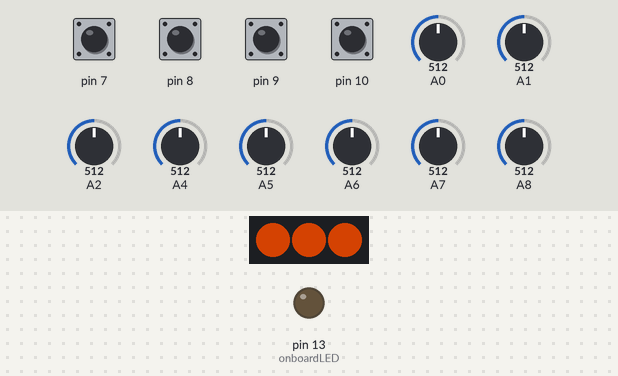
Recording of a sketch running on a simulated Teensy 4. Parts: 3 RGB LEDs in strip order, left to right, output pins drawn as LEDs (lit = HIGH). The test bench sets the inputs (shaded band); at power-on: pin 7–10 HIGH, A0 = 512, A1 = 512, A2 = 512, A4 = 512, A5 = 512, A6 = 512, A7 = 512, A8 = 512. Dim RGB values are drawn brighter than linear; what the sketch prints to the serial monitor is not drawn.

Above: at 1.2 s.
1.3 s: A0 set to 716
2.9 s: pin 7 pulled LOW for 0.15 s
Timing chart, 0 to 5.9 s (numbered marks = the images above; inputs shaded):
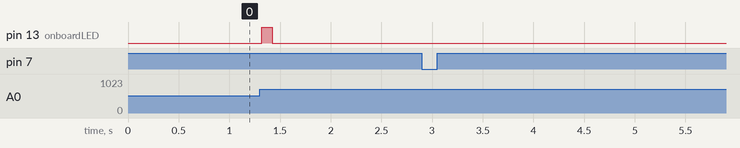

The sketch:

DK-Lockbox-v1.0.ino
```cpp
#include <KnobDK.h>
#include <UtilityDK.h>
#include <Bounce.h>
#include <Adafruit_NeoPixel.h>
#ifdef __AVR__
  #include <avr/power.h>
#endif

#define midiChannel 1

#define DEBUG
#define onboardLED 13

// Controller knobs (analogPin, midiCC, midiCCShifted, analogMin, analogMax)
// Note: reversed due to joysticks usually being upside down - WIRE knobs backwards!
KnobDK knob[8] = {
  KnobDK(A0, 14, 30, 1023, 0),
  KnobDK(A1, 15, 31, 1023, 0),
  KnobDK(A2, 16, 32, 1023, 0),
  KnobDK(A4, 17, 33, 1023, 0),
  KnobDK(A5, 18, 34, 1023, 0),
  KnobDK(A6, 19, 35, 1023, 0),
  KnobDK(A7, 20, 36, 1023, 0),
  KnobDK(A8, 21, 37, 1023, 0),
};


// Create debounced shift button with 10ms delay to smooth on/off state
Bounce button[4] = {
  Bounce(10, 10),
  Bounce(9, 10),
  Bounce(8, 10),
  Bounce(7, 10)
};
int buttonCC[4] = {22,23,24,25};

Adafruit_NeoPixel pixels = Adafruit_NeoPixel(3, 17, NEO_GRB + NEO_KHZ800);

void setup() {
  pinMode(10, INPUT_PULLUP);
  pinMode(9, INPUT_PULLUP);
  pinMode(8, INPUT_PULLUP);
  pinMode(7, INPUT_PULLUP);

  // Initialize neopixel lights
  pixels.begin();
  pixels.clear();
  pixels.show(); // needed if not refreshing in the main loop

  for(int i=0; i < 3; i++) {
      pixels.setPixelColor(i, pixels.Color(128,40,1)); // warm white half power
  }
  pixels.show();


  #ifdef DEBUG
    pinMode(onboardLED, OUTPUT);
  #endif
}

void loop() {

  // Joystick button loop
  for (int i=0; i < 4; i++)
  {
    if (button[i].update()) {
        if (button[i].fallingEdge()) {
          usbMIDI.sendControlChange(buttonCC[i], 127, midiChannel);
          #ifdef DEBUG
            Serial.print("Button clicked sent 127 on CC ");
            Serial.println(buttonCC[i]);
          #endif
        } else if (button[i].risingEdge()) {
          usbMIDI.sendControlChange(buttonCC[i], 0, midiChannel);
          #ifdef DEBUG
            Serial.print("Button released sent 0 on CC ");
            Serial.println(buttonCC[i]);
          #endif
        }
    }
  }


  // Analog inputs loop
  for (int i=0; i < 8; i++)
  {
    // Refresh controller value
    bool activity = knob[i].refresh();

    if(activity)
    {
      #ifdef DEBUG
        digitalWrite(onboardLED, HIGH);
        Serial.print("Knob ");
        Serial.print(i);
        Serial.print(" is ");
        Serial.print(knob[i].val());
        Serial.print(" sent ");
        Serial.print(knob[i].ccVal());
        Serial.print(" on CC ");
        Serial.println(knob[i].ccNum());
      #endif

      // Send MIDI CC value
      usbMIDI.sendControlChange(knob[i].ccNum(), knob[i].ccVal(), midiChannel);

    }
  }

  // Reduce analog sampling rate for smoother action
  delay(20);

  // MIDI Controllers should discard incoming MIDI messages
  while (usbMIDI.read()) {
    // ignore incoming messages
  }

  // Wait to clear onboard LED after all knobs for brightest effect
  #ifdef DEBUG
    digitalWrite(onboardLED, LOW);
  #endif
}
```

KnobDK.h
```cpp
/*
  KnobDK.h - Library for MIDI potentiometers
*/
#ifndef KnobDK_h
#define KnobDK_h

#include "Arduino.h"

class KnobDK
{
  public:
    KnobDK(byte pin, int cc, int min, int max);
    KnobDK(byte pin, int cc, int cc2, int min, int max);
    bool refresh();
    int val();
    int ccNum();
    int ccNum(bool shifted);
    int ccVal();
  private:
    byte _pin;
    int _val;
    int _ccVal;
    int _ccNum;
    int _ccNum2;
    int _min;
    int _max;
    unsigned int _idle;
};

#endif
```

UtilityDK.h
```cpp
/*
  UtilityDK.h - Library for math functions and constants
*/

#ifndef UtilityDK_h
#define UtilityDK_h

#include "Arduino.h"

class UtilityDK
{
  public:
    static int scale(int inNum, int inMin, int inMax, int outMin, int outMax);
    static double scale(double inNum, double inMin, double inMax, double outMin, double outMax);
  private:

};

#endif
```

Measured:
- after the input at 1.3 s, pin 13 (onboardLED): LOW → HIGH at once, → LOW 0.11 s later
- after the input at 2.9 s, every drawn part: stays the same
